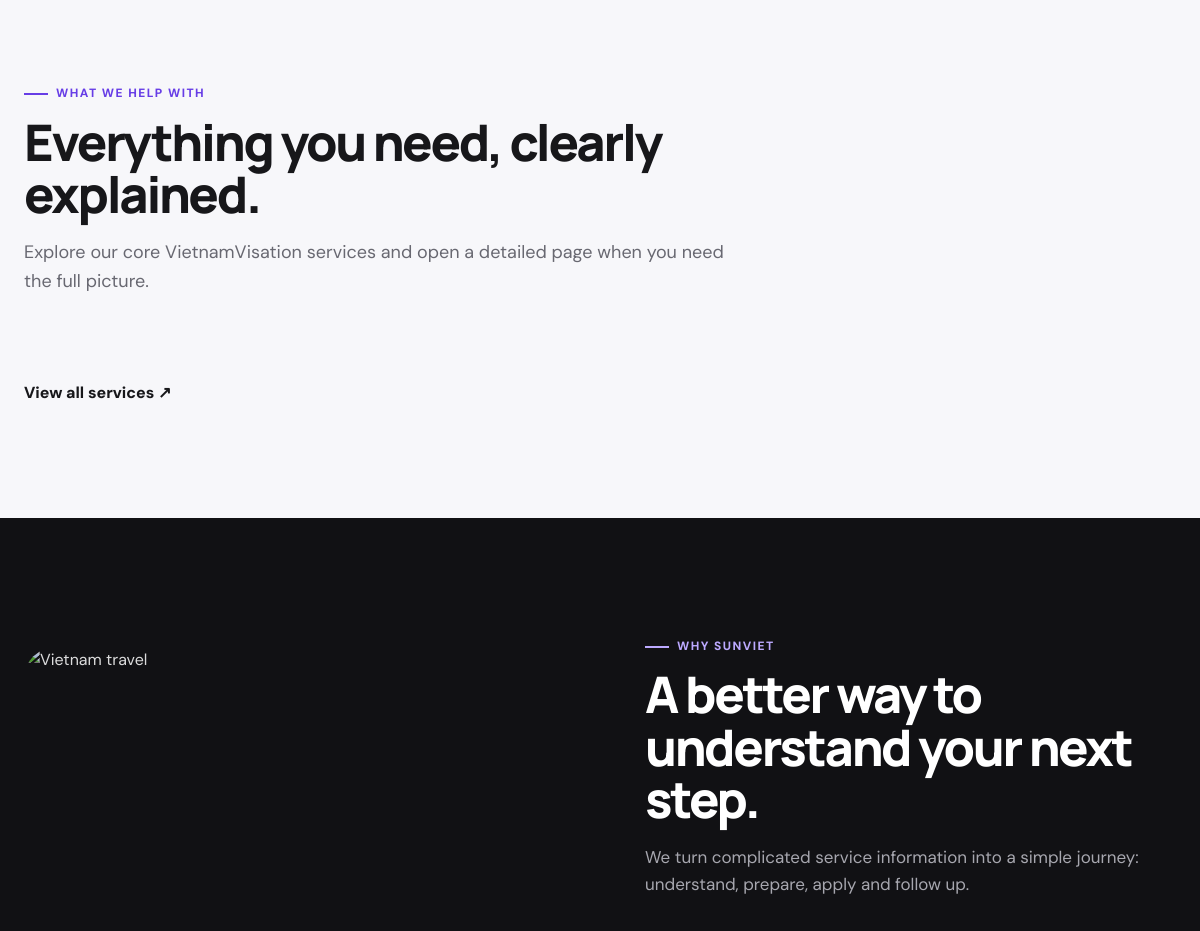
Before: / (middle part) with the older database file.
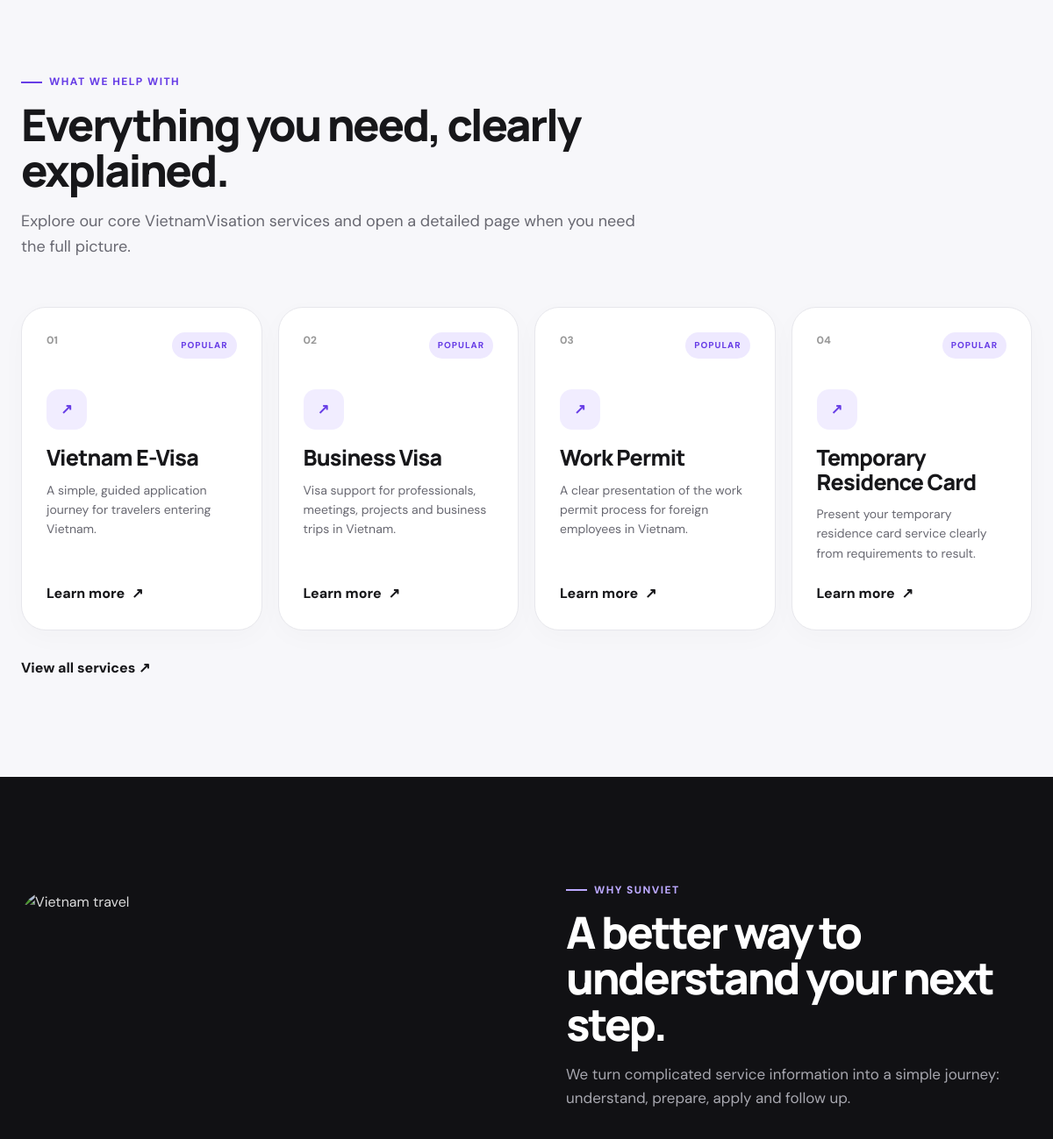
After: the same page with the newer database file.
### tables this page shows
CREATE TABLE services (
    id INT UNSIGNED AUTO_INCREMENT PRIMARY KEY,

    category VARCHAR(50) NOT NULL,

    slug VARCHAR(255) NOT NULL,

     
    title VARCHAR(255) NOT NULL,
    short_description TEXT NULL,
    description TEXT NULL,

     
    title_vn VARCHAR(255) NULL,
    short_description_vn TEXT NULL,
    description_vn TEXT NULL,

    price DECIMAL(10,2) NULL,
    currency VARCHAR(10) NOT NULL DEFAULT 'USD',

    image VARCHAR(1000) NULL,
    icon VARCHAR(50) NULL,

    is_featured TINYINT(1) NOT NULL DEFAULT 0,
    is_active TINYINT(1) NOT NULL DEFAULT 1,

    sort_order INT NOT NULL DEFAULT 0,

    created_at DATETIME NOT NULL DEFAULT CURRENT_TIMESTAMP,
    updated_at DATETIME NOT NULL DEFAULT CURRENT_TIMESTAMP
        ON UPDATE CURRENT_TIMESTAMP,

    UNIQUE KEY uq_services_slug (slug),

    INDEX idx_services_category (category),
    INDEX idx_services_featured (is_featured),
    INDEX idx_services_active (is_active),
    INDEX idx_services_sort_order (sort_order)
);

### index.php (called while the page is built, shortened)
<?php
require_once __DIR__ . '/common/helpers.php';
require_once __DIR__ . '/common/language.php';
require_once __DIR__ . '/data/services-db.php';
$route = 'home';
$template = __DIR__ . '/pages/home.php';
include __DIR__ . '/header.php';
include $template;
include __DIR__ . '/components/footer.php';
include __DIR__ . '/footer.php';

### common/language.php (called while the page is built, shortened)
<?php
$LANG = [];
function set_language(string $lang): void
{
    $current_lang = in_array($lang, ['en', 'vn'], true) ? $lang : 'en';
}
function __($key): string
{
    global $LANG;
    return $LANG[$key] ?? $key;
}

### common/helpers.php (called while the page is built, shortened)
<?php
function app_base(): string
{
    $base = str_replace(
        '\\',
        '/',
        dirname($_SERVER['SCRIPT_NAME'] ?? '')
    );
    return $base === '/'
        ? ''
        : rtrim($base, '/');
}
function url(
    string $path = '',
    ?string $lang = null
): string {
    global $current_lang;
    $lang = $lang ?: (
        $current_lang ?? 'en'
    );
    $path = trim($path, '/');
    return app_base()
        . '/'
        . $lang
        . (
            $path
                ? '/' . $path
                : ''
        );
}
function e($value): string
{
    return htmlspecialchars(
        (string) $value,
        ENT_QUOTES,
        'UTF-8'
    );
}
function field(array $item, string $key): string
{
    global $current_lang;
    $lang = $current_lang ?? 'en';
    $langKey = $key . '_' . $lang;
    if (array_key_exists($langKey, $item)) {
        return (string) $item[$langKey];
    }
    return '';
}

### data/services-db.php (called while the page is built, shortened)
<?php
$pdo = db();
$stmt = $pdo->query("
    SELECT
        id,
        category,
        slug,
        title,
        title_vn,
        short_description,
        short_description_vn,
        description,
        description_vn,
        price,
        currency,
        image,
        icon,
        is_featured,
        is_active,
        sort_order,
        created_at,
        updated_at
    FROM services
    WHERE is_active = 1
    ORDER BY
        sort_order ASC,
        id DESC
");
$dbServices = $stmt->fetchAll(PDO::FETCH_ASSOC);
$SERVICES = [];
foreach ($dbServices as $service) {
    $titleEn = (string) ($service['title'] ?? '');
    $titleVn = (string) ($service['title_vn'] ?? '');
    $shortEn = (string) ($service['short_description'] ?? '');
    $shortVn = (string) ($service['short_description_vn'] ?? '');
    $descriptionEn = (string) ($service['description'] ?? '');
    $descriptionVn = (string) ($service['description_vn'] ?? '');
    $SERVICES[] = [
        'id' => (int) $service['id'],
        'slug' => (string) $service['slug'],
        'icon' => (string) ($service['icon'] ?? ''),
        'category' => (string) ($service['category'] ?? ''),
        'featured' =>
            (int) ($service['is_featured'] ?? 0) === 1,
        'title_en' => $titleEn,
        'short_en' => $shortEn,
        'description_en' => $descriptionEn,
        'title_vn' => $titleVn,
        'short_vn' => $shortVn,
        'description_vn' => $descriptionVn,
        'title' => $titleEn,
        'short_description' => $shortEn,
        'description' => $descriptionEn,
        'price' =>
            $service['price'] !== null
                ? (float) $service['price']
                : null,
        'currency' =>
            (string) ($service['currency'] ?? 'USD'),
        'image' =>
            (string) ($service['image'] ?? ''),
        'is_featured' =>
            (int) ($service['is_featured'] ?? 0),
        'is_active' =>
            (int) ($service['is_active'] ?? 0),
        'sort_order' =>
            (int) ($service['sort_order'] ?? 0),
        'features_en' => [],
        'features_vn' => [],
        'steps_en' => [],
        'steps_vn' => [],
        'faq_en' => [],
        'faq_vn' => [],
    ];
}

### components/service-card.php (the view)
<article class="service-card">
    <div class="service-card-top">
        <span class="service-number">
            <?= e($service['icon'] ?? '') ?>
        </span>
        <?php if (!empty($service['featured'])): ?>
            <span class="pill">
                <?= __('popular') ?>
            </span>
        <?php endif; ?>
    </div>
    <div class="service-icon">
        ↗
    </div>
    <h3>
        <?= e(field($service, 'title')) ?>
    </h3>
    <p>
        <?= e(field($service, 'short')) ?>
    </p>
    <a
        class="text-link"
        href="<?= e(url('service/' . $service['slug'])) ?>"
    >
        <?= __('learn_more') ?>
        <span>
            ↗
        </span>
    </a>
</article>

### header.php (shortened to what this page needs)
<!doctype html>
<html lang="<?= e($current_lang ?? 'en') ?>">
<head>
    <link rel="stylesheet" href="<?= e(app_base()) ?>/assets/css/style.css">
    <link rel="stylesheet" href="<?= e(app_base()) ?>/assets/css/components.css">
    <link rel="stylesheet" href="<?= e(app_base()) ?>/assets/css/responsive.css">
    <link rel="stylesheet" href="<?= e(app_base()) ?>/assets/css/svqc-contact.css">
</head>
<body class="route-<?= e($route) ?>">

### pages/home.php (shortened to what this page needs)
<section class="section section-soft">
    <div class="container">
        <div class="section-intro">
            <span class="eyebrow">
                <?= __('services_label') ?>
            </span>
            <h2 class="section-title">
                <?= __('services_title') ?>
            </h2>
            <p>
                <?= __('services_desc') ?>
            </p>
        </div>
        <div class="service-grid">
            <?php
            foreach (
                array_slice($SERVICES, 0, 4)
                as $service
            ):
                include __DIR__ . '/../components/service-card.php';
            endforeach;
            ?>
        </div>
        <div class="section-more">
            <a
                class="text-link"
                href="<?= e(url('services')) ?>"
            >
                <?= __('view_all') ?> ↗
            </a>
        </div>
    </div>
</section>
<section class="section why-section">
    <div class="container why-grid">
        <div class="why-visual reveal">
            <img
                src="https://images.unsplash.com/photo-1511988617509-a57c8a288659?auto=format&fit=crop&w=1200&q=85"
                alt="Vietnam travel"
            >
        </div>
        <div class="why-copy">
            <span class="eyebrow eyebrow-light">
                <?= __('why_label') ?>
            </span>
            <h2 class="section-title light">
                <?= __('why_title') ?>
            </h2>
            <p>
                <?= __('why_desc') ?>
            </p>
        </div>
    </div>
</section>

### footer.php (shortened to what this page needs)
</body>
</html>

### assets/css/style.css (style rules this page uses)
:root { --purple: #673de6; --purple2: #7c5cff; --ink: #17171a; --muted: #686871; --line: #e7e7ec; --soft: #f7f7fa; --dark: #111114; --white: #fff; --radius: 28px; --shadow: 0 24px 70px rgba(17, 17, 20, 0.10); }
* { box-sizing: border-box; }
html { scroll-behavior: smooth; }
body { margin: 0; color: var(--ink); font-family: 'DM Sans', sans-serif; background: var(--white); line-height: 1.6; }
a { text-decoration: none; color: inherit; }
img { max-width: 100%; display: block; }
.container { width: min(1180px, calc(100% - 48px)); margin: auto; }
.section { padding: 112px 0; }
.section-soft { background: var(--soft); }
.section-intro { max-width: 720px; margin-bottom: 54px; }
.section-intro p { color: var(--muted); font-size: 18px; }
.section-title { font: 800 clamp(34px, 4.2vw, 60px) / 1.04 'Manrope', sans-serif; letter-spacing: -0.045em; margin: 12px 0 18px; }
.section-title.light { color: #fff; }
.eyebrow { display: inline-flex; align-items: center; gap: 8px; color: var(--purple); font-size: 12px; font-weight: 800; letter-spacing: 0.12em; text-transform: uppercase; }
.eyebrow:before { content: ''; width: 24px; height: 2px; background: currentColor; }
.eyebrow-light { color: #bca9ff; }
.text-link { font-weight: 800; color: var(--ink); display: inline-flex; gap: 8px; align-items: center; }

### assets/css/components.css (style rules this page uses)
.service-grid { display:grid;grid-template-columns:repeat(4,1fr);gap:18px }
.service-card { background:#fff;border:1px solid var(--line);border-radius:var(--radius);padding:28px;min-height:330px;display:flex;flex-direction:column;transition:.3s;box-shadow:0 8px 30px rgba(0,0,0,.025) }
.service-card-top { display:flex;justify-content:space-between }
.service-number { font-size:12px;font-weight:800;color:#999 }
.pill { font-size:10px;text-transform:uppercase;letter-spacing:.1em;background:#eee9ff;color:var(--purple);padding:7px 10px;border-radius:999px;font-weight:800 }
.service-icon { margin-top:35px;width:46px;height:46px;border-radius:14px;background:#f1edff;color:var(--purple);display:grid;place-items:center;font-weight:800 }
.service-card h3 { font:800 25px/1.1 'Manrope';margin:18px 0 12px;letter-spacing:-.03em }
.service-card p { color:var(--muted);font-size:14px;margin:0 0 22px }
.service-card .text-link { margin-top:auto }
.section-more { margin-top:30px }
.why-section { background:var(--dark);color:#fff }
.why-grid { display:grid;grid-template-columns:1fr 1fr;gap:90px;align-items:center }
.why-visual { position:relative }
.why-visual img { height:620px;width:100%;object-fit:cover;border-radius:32px;opacity:.85 }
.why-copy>p { color:#a7a7af;font-size:17px }

Changed rows visible on the page:
added services: icon "01", title "Vietnam E-Visa", short_description "A simple, guided application journey for travelers entering Vietnam."
added services: icon "02", title "Business Visa", short_description "Visa support for professionals, meetings, projects and business trips in Vietnam."
added services: icon "03", title "Work Permit", short_description "A clear presentation of the work permit process for foreign employees in Vietnam."
added services: icon "04", title "Temporary Residence Card", short_description "Present your temporary residence card service clearly from requirements to result."
